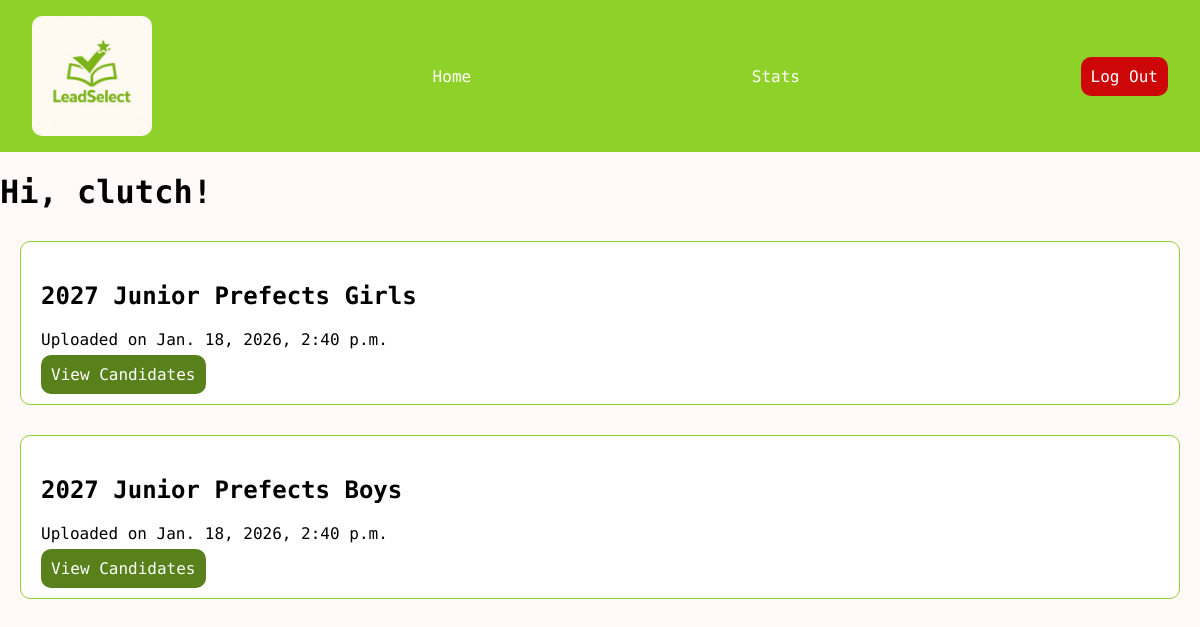
Screenshot of / (signed in) with the database file from the repository.
### core/models.py (models this page shows, shortened)
class Election(models.Model):
    title = models.CharField(max_length=100)
    is_active = models.BooleanField(default=True)
    date_created = models.DateTimeField(auto_now_add=True)

### core/views.py (the view)
# urls.py: path('', views.election_list, name='home'),
@login_required(login_url='/login/')
def election_list(request):
    elections = Election.objects.order_by('-date_created')
    return render(request, 'election_list.html', {'user': request.user, 'elections': elections})

### core/templates/election_list.html
{% extends 'base.html' %}
{% block content %}
    <h1>Hi, {{ user }}!</h1>
    {% for election in elections %}
        {% if election.is_active %}
            <div class="election-card">
                <h2>{{ election.title }}</h2>
                <p>Uploaded on {{ election.date_created }}</p>
                <a href="{% url 'election' election.pk %}">View Candidates</a>
            </div>
        {% endif %}
    {% endfor %}
{% endblock %}

### core/static/css/styles.css (style rules this page uses)
* { font-family: 'Space Mono', sans-serif; }
body { margin: 0; padding: 0; box-sizing: border-box; background-color: #fff9f9; }
.election-card, .stats-card { background-color: #fff; padding: 20px; margin: 30px 20px; border-radius: 10px; border: 1px solid #8ed129; transition: transform 0.3s; }
.election-card a, .stats-card a { text-decoration: none; color: #fff; background-color: #58811c; padding: 10px; border-radius: 10px; }

### rows the page displays
Election: title "2027 Junior Prefects Girls", date_created "Jan. 18, 2026, 2:40 p.m."
Election: title "2027 Junior Prefects Boys", date_created "Jan. 18, 2026, 2:40 p.m."

### other values shown
{{ user }} "clutch"
